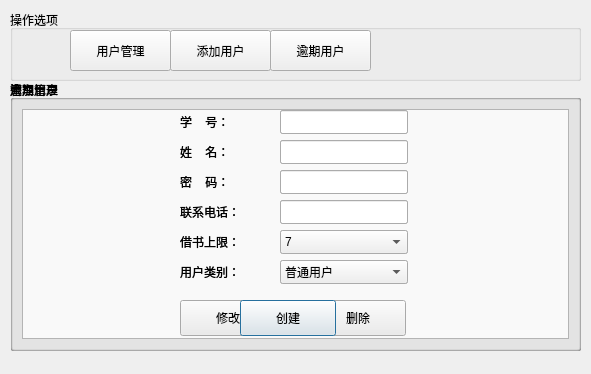
<?xml version="1.0" encoding="UTF-8"?>
<ui version="4.0">
 <class>user_manage_Dialog</class>
 <widget class="QDialog" name="user_manage_Dialog">
  <property name="geometry">
   <rect>
    <x>0</x>
    <y>0</y>
    <width>591</width>
    <height>374</height>
   </rect>
  </property>
  <property name="windowTitle">
   <string>用户管理</string>
  </property>
  <widget class="QGroupBox" name="group_newuser">
   <property name="enabled">
    <bool>true</bool>
   </property>
   <property name="geometry">
    <rect>
     <x>10</x>
     <y>80</y>
     <width>571</width>
     <height>271</height>
    </rect>
   </property>
   <property name="title">
    <string>添加用户</string>
   </property>
   <widget class="QPushButton" name="newuser_add_Button">
    <property name="geometry">
     <rect>
      <x>230</x>
      <y>220</y>
      <width>96</width>
      <height>36</height>
     </rect>
    </property>
    <property name="text">
     <string>创建</string>
    </property>
   </widget>
   <widget class="QLineEdit" name="newuser_stuid">
    <property name="geometry">
     <rect>
      <x>270</x>
      <y>30</y>
      <width>128</width>
      <height>24</height>
     </rect>
    </property>
   </widget>
   <widget class="QLabel" name="label">
    <property name="geometry">
     <rect>
      <x>170</x>
      <y>30</y>
      <width>64</width>
      <height>24</height>
     </rect>
    </property>
    <property name="text">
     <string>学    号：</string>
    </property>
   </widget>
   <widget class="QLineEdit" name="newuser_password">
    <property name="geometry">
     <rect>
      <x>270</x>
      <y>90</y>
      <width>128</width>
      <height>24</height>
     </rect>
    </property>
    <property name="text">
     <string/>
    </property>
    <property name="echoMode">
     <enum>QLineEdit::Password</enum>
    </property>
   </widget>
   <widget class="QLabel" name="label_2">
    <property name="geometry">
     <rect>
      <x>170</x>
      <y>90</y>
      <width>64</width>
      <height>24</height>
     </rect>
    </property>
    <property name="text">
     <string>密    码：</string>
    </property>
   </widget>
   <widget class="QLabel" name="label_4">
    <property name="geometry">
     <rect>
      <x>170</x>
      <y>150</y>
      <width>64</width>
      <height>24</height>
     </rect>
    </property>
    <property name="text">
     <string>借书上限：</string>
    </property>
   </widget>
   <widget class="QLabel" name="label_5">
    <property name="geometry">
     <rect>
      <x>170</x>
      <y>60</y>
      <width>64</width>
      <height>24</height>
     </rect>
    </property>
    <property name="text">
     <string>姓    名：</string>
    </property>
   </widget>
   <widget class="QLineEdit" name="newuser_name">
    <property name="geometry">
     <rect>
      <x>270</x>
      <y>60</y>
      <width>128</width>
      <height>24</height>
     </rect>
    </property>
    <property name="text">
     <string/>
    </property>
    <property name="echoMode">
     <enum>QLineEdit::Normal</enum>
    </property>
   </widget>
   <widget class="QComboBox" name="newuser_isadmin">
    <property name="geometry">
     <rect>
      <x>270</x>
      <y>180</y>
      <width>128</width>
      <height>24</height>
     </rect>
    </property>
    <property name="currentText">
     <string>普通用户</string>
    </property>
    <item>
     <property name="text">
      <string>普通用户</string>
     </property>
    </item>
    <item>
     <property name="text">
      <string>管理员</string>
     </property>
    </item>
   </widget>
   <widget class="QLabel" name="label_11">
    <property name="geometry">
     <rect>
      <x>170</x>
      <y>120</y>
      <width>64</width>
      <height>24</height>
     </rect>
    </property>
    <property name="text">
     <string>联系电话：</string>
    </property>
   </widget>
   <widget class="QLineEdit" name="newuser_telnum">
    <property name="geometry">
     <rect>
      <x>270</x>
      <y>120</y>
      <width>128</width>
      <height>24</height>
     </rect>
    </property>
   </widget>
   <widget class="QLabel" name="label_12">
    <property name="geometry">
     <rect>
      <x>170</x>
      <y>180</y>
      <width>64</width>
      <height>24</height>
     </rect>
    </property>
    <property name="text">
     <string>用户类别：</string>
    </property>
   </widget>
   <widget class="QComboBox" name="newuser_num_limit">
    <property name="geometry">
     <rect>
      <x>270</x>
      <y>150</y>
      <width>128</width>
      <height>24</height>
     </rect>
    </property>
    <property name="currentIndex">
     <number>2</number>
    </property>
    <item>
     <property name="text">
      <string>5</string>
     </property>
    </item>
    <item>
     <property name="text">
      <string>6</string>
     </property>
    </item>
    <item>
     <property name="text">
      <string>7</string>
     </property>
    </item>
    <item>
     <property name="text">
      <string>8</string>
     </property>
    </item>
    <item>
     <property name="text">
      <string>9</string>
     </property>
    </item>
    <item>
     <property name="text">
      <string>10</string>
     </property>
    </item>
    <item>
     <property name="text">
      <string>11</string>
     </property>
    </item>
    <item>
     <property name="text">
      <string>12</string>
     </property>
    </item>
   </widget>
  </widget>
  <widget class="QGroupBox" name="group_user">
   <property name="enabled">
    <bool>true</bool>
   </property>
   <property name="geometry">
    <rect>
     <x>10</x>
     <y>80</y>
     <width>571</width>
     <height>271</height>
    </rect>
   </property>
   <property name="title">
    <string>用户管理</string>
   </property>
   <layout class="QGridLayout" name="gridLayout">
    <item row="0" column="0">
     <widget class="QTreeView" name="userview">
      <property name="enabled">
       <bool>true</bool>
      </property>
      <property name="font">
       <font>
        <pointsize>13</pointsize>
       </font>
      </property>
      <property name="contextMenuPolicy">
       <enum>Qt::NoContextMenu</enum>
      </property>
      <property name="editTriggers">
       <set>QAbstractItemView::NoEditTriggers</set>
      </property>
      <property name="alternatingRowColors">
       <bool>true</bool>
      </property>
      <property name="rootIsDecorated">
       <bool>false</bool>
      </property>
      <property name="headerHidden">
       <bool>true</bool>
      </property>
     </widget>
    </item>
   </layout>
  </widget>
  <widget class="QGroupBox" name="group_manageuser">
   <property name="enabled">
    <bool>true</bool>
   </property>
   <property name="geometry">
    <rect>
     <x>10</x>
     <y>80</y>
     <width>571</width>
     <height>271</height>
    </rect>
   </property>
   <property name="title">
    <string>管理用户</string>
   </property>
   <widget class="QPushButton" name="manageuser_modify_Button">
    <property name="geometry">
     <rect>
      <x>170</x>
      <y>220</y>
      <width>96</width>
      <height>36</height>
     </rect>
    </property>
    <property name="text">
     <string>修改</string>
    </property>
   </widget>
   <widget class="QLineEdit" name="manage_stuid">
    <property name="enabled">
     <bool>false</bool>
    </property>
    <property name="geometry">
     <rect>
      <x>270</x>
      <y>30</y>
      <width>128</width>
      <height>24</height>
     </rect>
    </property>
   </widget>
   <widget class="QLabel" name="label_6">
    <property name="geometry">
     <rect>
      <x>170</x>
      <y>30</y>
      <width>64</width>
      <height>24</height>
     </rect>
    </property>
    <property name="text">
     <string>学    号：</string>
    </property>
   </widget>
   <widget class="QLineEdit" name="manage_password">
    <property name="geometry">
     <rect>
      <x>270</x>
      <y>90</y>
      <width>128</width>
      <height>24</height>
     </rect>
    </property>
    <property name="text">
     <string/>
    </property>
    <property name="echoMode">
     <enum>QLineEdit::Password</enum>
    </property>
   </widget>
   <widget class="QLabel" name="label_7">
    <property name="geometry">
     <rect>
      <x>170</x>
      <y>90</y>
      <width>64</width>
      <height>24</height>
     </rect>
    </property>
    <property name="text">
     <string>密    码：</string>
    </property>
   </widget>
   <widget class="QLabel" name="label_8">
    <property name="geometry">
     <rect>
      <x>170</x>
      <y>120</y>
      <width>64</width>
      <height>24</height>
     </rect>
    </property>
    <property name="text">
     <string>联系电话：</string>
    </property>
   </widget>
   <widget class="QLineEdit" name="manage_telnum">
    <property name="geometry">
     <rect>
      <x>270</x>
      <y>120</y>
      <width>128</width>
      <height>24</height>
     </rect>
    </property>
    <property name="text">
     <string/>
    </property>
   </widget>
   <widget class="QLabel" name="label_9">
    <property name="geometry">
     <rect>
      <x>170</x>
      <y>150</y>
      <width>64</width>
      <height>24</height>
     </rect>
    </property>
    <property name="text">
     <string>借书上限：</string>
    </property>
   </widget>
   <widget class="QLabel" name="label_10">
    <property name="geometry">
     <rect>
      <x>170</x>
      <y>60</y>
      <width>64</width>
      <height>24</height>
     </rect>
    </property>
    <property name="text">
     <string>姓    名：</string>
    </property>
   </widget>
   <widget class="QLineEdit" name="manage_name">
    <property name="geometry">
     <rect>
      <x>270</x>
      <y>60</y>
      <width>128</width>
      <height>24</height>
     </rect>
    </property>
    <property name="text">
     <string/>
    </property>
    <property name="echoMode">
     <enum>QLineEdit::Normal</enum>
    </property>
   </widget>
   <widget class="QComboBox" name="manage_isadmin">
    <property name="geometry">
     <rect>
      <x>270</x>
      <y>180</y>
      <width>128</width>
      <height>24</height>
     </rect>
    </property>
    <item>
     <property name="text">
      <string>普通用户</string>
     </property>
    </item>
    <item>
     <property name="text">
      <string>管理员</string>
     </property>
    </item>
   </widget>
   <widget class="QPushButton" name="manageuser_delete_Button">
    <property name="geometry">
     <rect>
      <x>300</x>
      <y>220</y>
      <width>96</width>
      <height>36</height>
     </rect>
    </property>
    <property name="text">
     <string>删除</string>
    </property>
   </widget>
   <widget class="QComboBox" name="manage_num_limit">
    <property name="geometry">
     <rect>
      <x>270</x>
      <y>150</y>
      <width>128</width>
      <height>24</height>
     </rect>
    </property>
    <item>
     <property name="text">
      <string>5</string>
     </property>
    </item>
    <item>
     <property name="text">
      <string>6</string>
     </property>
    </item>
    <item>
     <property name="text">
      <string>7</string>
     </property>
    </item>
    <item>
     <property name="text">
      <string>8</string>
     </property>
    </item>
    <item>
     <property name="text">
      <string>9</string>
     </property>
    </item>
    <item>
     <property name="text">
      <string>10</string>
     </property>
    </item>
    <item>
     <property name="text">
      <string>11</string>
     </property>
    </item>
    <item>
     <property name="text">
      <string>12</string>
     </property>
    </item>
   </widget>
   <widget class="QLabel" name="label_3">
    <property name="geometry">
     <rect>
      <x>170</x>
      <y>180</y>
      <width>64</width>
      <height>24</height>
     </rect>
    </property>
    <property name="text">
     <string>用户类别：</string>
    </property>
   </widget>
  </widget>
  <widget class="QGroupBox" name="group_nav">
   <property name="geometry">
    <rect>
     <x>10</x>
     <y>10</y>
     <width>571</width>
     <height>71</height>
    </rect>
   </property>
   <property name="title">
    <string>操作选项</string>
   </property>
   <widget class="QPushButton" name="guide_newuser_Button">
    <property name="geometry">
     <rect>
      <x>160</x>
      <y>20</y>
      <width>101</width>
      <height>41</height>
     </rect>
    </property>
    <property name="text">
     <string>添加用户</string>
    </property>
   </widget>
   <widget class="QPushButton" name="guide_user_Button">
    <property name="geometry">
     <rect>
      <x>60</x>
      <y>20</y>
      <width>101</width>
      <height>41</height>
     </rect>
    </property>
    <property name="text">
     <string>用户管理</string>
    </property>
   </widget>
   <widget class="QPushButton" name="guide_overuser_Button">
    <property name="geometry">
     <rect>
      <x>260</x>
      <y>20</y>
      <width>101</width>
      <height>41</height>
     </rect>
    </property>
    <property name="text">
     <string>逾期用户</string>
    </property>
   </widget>
  </widget>
  <widget class="QGroupBox" name="group_overuser">
   <property name="enabled">
    <bool>true</bool>
   </property>
   <property name="geometry">
    <rect>
     <x>10</x>
     <y>80</y>
     <width>571</width>
     <height>271</height>
    </rect>
   </property>
   <property name="title">
    <string>逾期记录</string>
   </property>
   <layout class="QGridLayout" name="gridLayout_2">
    <item row="0" column="0">
     <widget class="QTreeView" name="overuserview">
      <property name="enabled">
       <bool>true</bool>
      </property>
      <property name="font">
       <font>
        <pointsize>13</pointsize>
       </font>
      </property>
      <property name="contextMenuPolicy">
       <enum>Qt::NoContextMenu</enum>
      </property>
      <property name="editTriggers">
       <set>QAbstractItemView::NoEditTriggers</set>
      </property>
      <property name="alternatingRowColors">
       <bool>true</bool>
      </property>
      <property name="rootIsDecorated">
       <bool>false</bool>
      </property>
      <property name="headerHidden">
       <bool>true</bool>
      </property>
      <attribute name="headerDefaultSectionSize">
       <number>144</number>
      </attribute>
      <attribute name="headerMinimumSectionSize">
       <number>30</number>
      </attribute>
     </widget>
    </item>
   </layout>
  </widget>
  <zorder>group_user</zorder>
  <zorder>group_nav</zorder>
  <zorder>group_overuser</zorder>
  <zorder>group_manageuser</zorder>
  <zorder>group_newuser</zorder>
 </widget>
 <tabstops>
  <tabstop>guide_user_Button</tabstop>
  <tabstop>manage_name</tabstop>
  <tabstop>manage_password</tabstop>
  <tabstop>manage_telnum</tabstop>
  <tabstop>manage_num_limit</tabstop>
  <tabstop>manage_isadmin</tabstop>
  <tabstop>manageuser_modify_Button</tabstop>
  <tabstop>manageuser_delete_Button</tabstop>
  <tabstop>newuser_isadmin</tabstop>
  <tabstop>newuser_add_Button</tabstop>
  <tabstop>newuser_stuid</tabstop>
  <tabstop>guide_newuser_Button</tabstop>
  <tabstop>newuser_password</tabstop>
  <tabstop>newuser_num_limit</tabstop>
  <tabstop>manage_stuid</tabstop>
  <tabstop>userview</tabstop>
  <tabstop>guide_overuser_Button</tabstop>
  <tabstop>overuserview</tabstop>
  <tabstop>newuser_telnum</tabstop>
  <tabstop>newuser_name</tabstop>
 </tabstops>
 <resources/>
 <connections/>
</ui>
